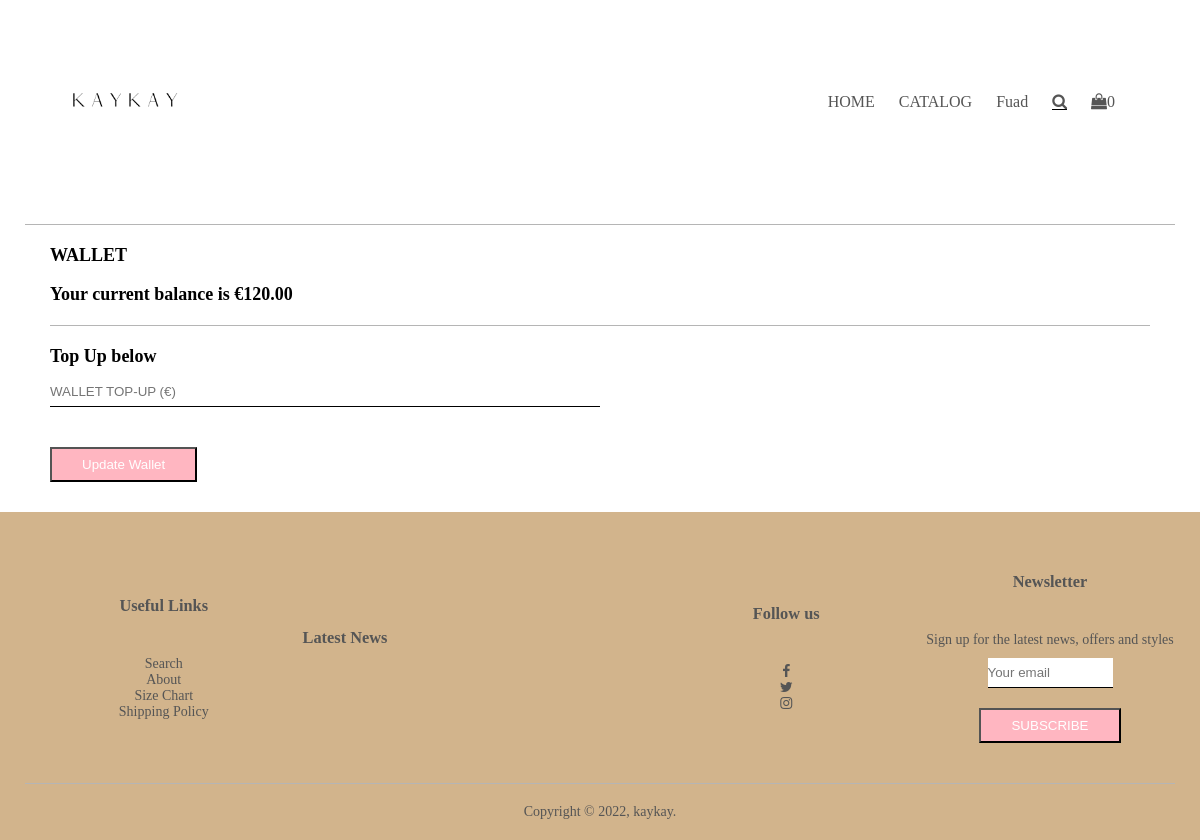
The app's page /updateWallet (signed in), older data.
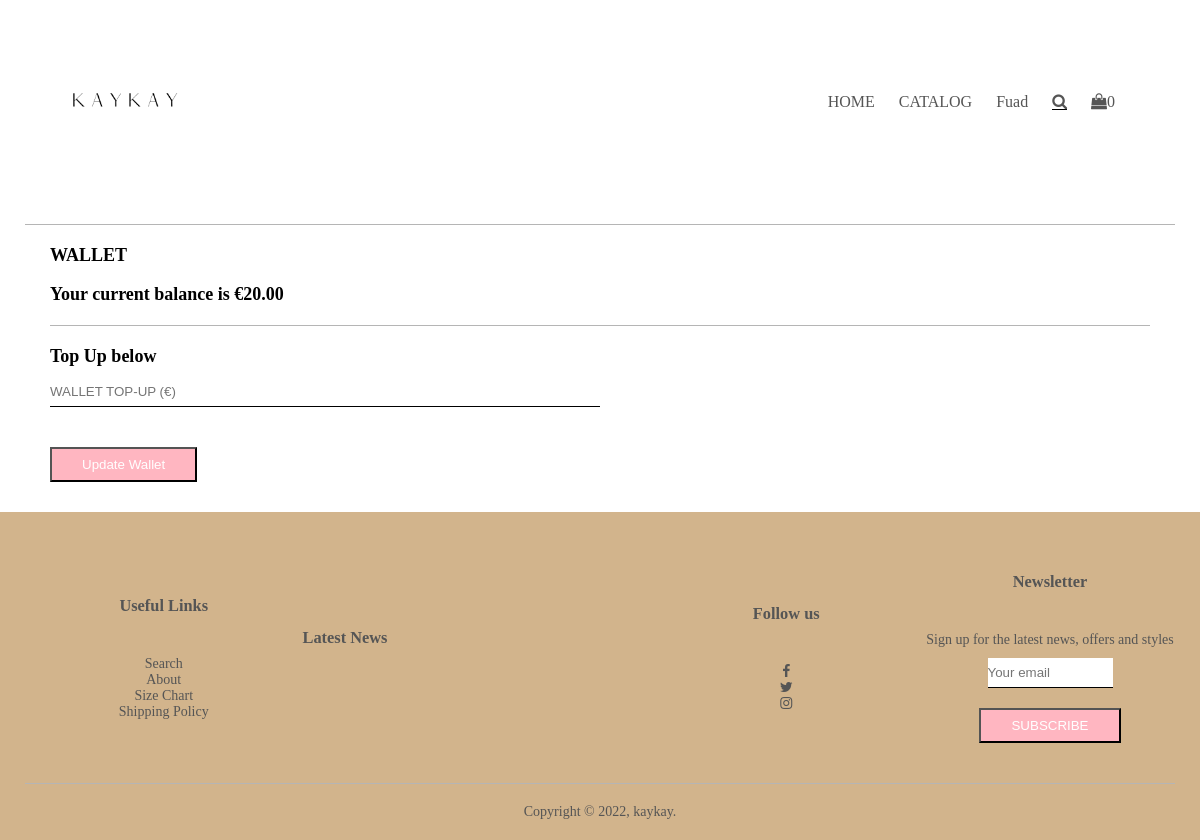
The same page, newer data.
### tables this page shows
CREATE TABLE user_wallet
    (user_id INTEGER PRIMARY KEY NOT NULL,
    wallet NUMERIC NOT NULL
    );

### app.py (the view, shortened to what this page needs)
@app.route("/updateWallet", methods = ["GET","POST"])
def updateWallet():
    user_wallet = get_wallet()
    return render_template("updateWallet.html", user_wallet=user_wallet[0])

### app.py (called while the page is built)
@app.after_request
def after_request(response):
    response.headers["Cache-Control"] = "no-cache, no-store, must-revalidate"
    response.headers["Expires"] = 0
    response.headers["Pragma"] = "no-cache"
    return response

### import_functions.py (called while the page is built)
def eur(value):
    return f"€{value:,.2f}"

def get_wallet():
    user_wallet = db.execute("""SELECT *
                             FROM user_wallet
                             WHERE user_id = ?""",
                             session["user_id"])
    return user_wallet

### templates/updateWallet.html (shortened to what this page needs)
{% extends "layout.html" %}
{% block main %}
<div class="address-page">
    <div class="container">
        <div class="row">
                <div class="address">
                    <span> WALLET </span>
                    <br></br>
                    <span> Your current balance is {{ user_wallet["wallet"] | eur }}</span>
                    <hr>
                    <span> Top Up below </span>
                    <form action="/updateWallet" method="post">
                        <input type="number" name="wallet" placeholder="WALLET TOP-UP (€)" min="1" max="1000">
                        <br>
                        <a href="/updateWallet"><button type="submit" class="btn-2">Update Wallet</button></a>
                    </form>
                </div>
            </div>
        </div>
    </div>
</div>
{% endblock %}

Row changes from the older to the newer data that the page shows:
changed user_wallet: wallet|eur "€120.00" → "€20.00"
